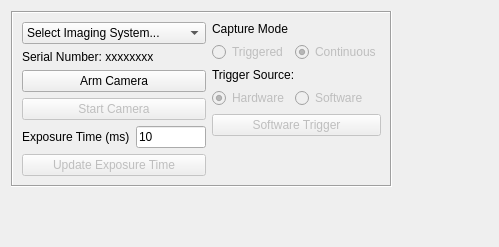
<?xml version="1.0" encoding="UTF-8"?>
<ui version="4.0">
 <class>CameraControlWidget</class>
 <widget class="QWidget" name="CameraControlWidget">
  <property name="geometry">
   <rect>
    <x>0</x>
    <y>0</y>
    <width>499</width>
    <height>247</height>
   </rect>
  </property>
  <layout class="QGridLayout" name="gridLayout">
   <item row="0" column="0">
    <widget class="QFrame" name="frame">
     <property name="frameShape">
      <enum>QFrame::Box</enum>
     </property>
     <property name="frameShadow">
      <enum>QFrame::Sunken</enum>
     </property>
     <layout class="QGridLayout" name="gridLayout_2">
      <item row="0" column="3" rowspan="2">
       <layout class="QGridLayout" name="gridLayout_3">
        <item row="3" column="0">
         <widget class="QRadioButton" name="hardware_trigger_radioButton">
          <property name="enabled">
           <bool>false</bool>
          </property>
          <property name="text">
           <string>Hardware</string>
          </property>
          <property name="checked">
           <bool>true</bool>
          </property>
          <attribute name="buttonGroup">
           <string notr="true">trigger_source_buttonGroup</string>
          </attribute>
         </widget>
        </item>
        <item row="3" column="1">
         <widget class="QRadioButton" name="software_trigger_radioButton">
          <property name="enabled">
           <bool>false</bool>
          </property>
          <property name="text">
           <string>Software</string>
          </property>
          <attribute name="buttonGroup">
           <string notr="true">trigger_source_buttonGroup</string>
          </attribute>
         </widget>
        </item>
        <item row="1" column="0">
         <widget class="QRadioButton" name="triggered_radioButton">
          <property name="enabled">
           <bool>false</bool>
          </property>
          <property name="text">
           <string>Triggered</string>
          </property>
          <attribute name="buttonGroup">
           <string notr="true">capture_mode_buttonGroup</string>
          </attribute>
         </widget>
        </item>
        <item row="1" column="1">
         <widget class="QRadioButton" name="continuous_radioButton">
          <property name="enabled">
           <bool>false</bool>
          </property>
          <property name="text">
           <string>Continuous</string>
          </property>
          <property name="checked">
           <bool>true</bool>
          </property>
          <attribute name="buttonGroup">
           <string notr="true">capture_mode_buttonGroup</string>
          </attribute>
         </widget>
        </item>
        <item row="0" column="0" colspan="2">
         <widget class="QLabel" name="capture_mode_label">
          <property name="text">
           <string>Capture Mode</string>
          </property>
         </widget>
        </item>
        <item row="4" column="0" colspan="2">
         <widget class="QPushButton" name="software_trigger_pushButton">
          <property name="enabled">
           <bool>false</bool>
          </property>
          <property name="text">
           <string>Software Trigger</string>
          </property>
         </widget>
        </item>
        <item row="2" column="0" colspan="2">
         <widget class="QLabel" name="trigger_source_label">
          <property name="text">
           <string>Trigger Source:</string>
          </property>
         </widget>
        </item>
        <item row="5" column="0" colspan="2">
         <spacer name="verticalSpacer">
          <property name="orientation">
           <enum>Qt::Vertical</enum>
          </property>
          <property name="sizeHint" stdset="0">
           <size>
            <width>0</width>
            <height>0</height>
           </size>
          </property>
         </spacer>
        </item>
       </layout>
      </item>
      <item row="0" column="0" rowspan="2">
       <layout class="QVBoxLayout" name="verticalLayout">
        <item>
         <widget class="QComboBox" name="camera_comboBox">
          <item>
           <property name="text">
            <string>Select Imaging System...</string>
           </property>
          </item>
         </widget>
        </item>
        <item>
         <widget class="QLabel" name="serial_label">
          <property name="text">
           <string>Serial Number: xxxxxxxx</string>
          </property>
         </widget>
        </item>
        <item>
         <widget class="QPushButton" name="arm_pushButton">
          <property name="text">
           <string>Arm Camera</string>
          </property>
         </widget>
        </item>
        <item>
         <widget class="QPushButton" name="start_pushButton">
          <property name="enabled">
           <bool>false</bool>
          </property>
          <property name="text">
           <string>Start Camera</string>
          </property>
         </widget>
        </item>
        <item>
         <layout class="QHBoxLayout" name="horizontalLayout">
          <item>
           <widget class="QLabel" name="exposure_label">
            <property name="text">
             <string>Exposure Time (ms)</string>
            </property>
           </widget>
          </item>
          <item>
           <widget class="QLineEdit" name="exposure_lineEdit">
            <property name="maximumSize">
             <size>
              <width>70</width>
              <height>16777215</height>
             </size>
            </property>
            <property name="text">
             <string>10</string>
            </property>
           </widget>
          </item>
         </layout>
        </item>
        <item>
         <widget class="QPushButton" name="exposure_pushButton">
          <property name="enabled">
           <bool>false</bool>
          </property>
          <property name="text">
           <string>Update Exposure Time</string>
          </property>
         </widget>
        </item>
       </layout>
      </item>
     </layout>
    </widget>
   </item>
   <item row="1" column="0">
    <spacer name="verticalSpacer_2">
     <property name="orientation">
      <enum>Qt::Vertical</enum>
     </property>
     <property name="sizeHint" stdset="0">
      <size>
       <width>0</width>
       <height>0</height>
      </size>
     </property>
    </spacer>
   </item>
   <item row="0" column="1">
    <spacer name="horizontalSpacer">
     <property name="orientation">
      <enum>Qt::Horizontal</enum>
     </property>
     <property name="sizeHint" stdset="0">
      <size>
       <width>0</width>
       <height>0</height>
      </size>
     </property>
    </spacer>
   </item>
  </layout>
 </widget>
 <resources/>
 <connections/>
 <buttongroups>
  <buttongroup name="trigger_source_buttonGroup"/>
  <buttongroup name="capture_mode_buttonGroup"/>
 </buttongroups>
</ui>
